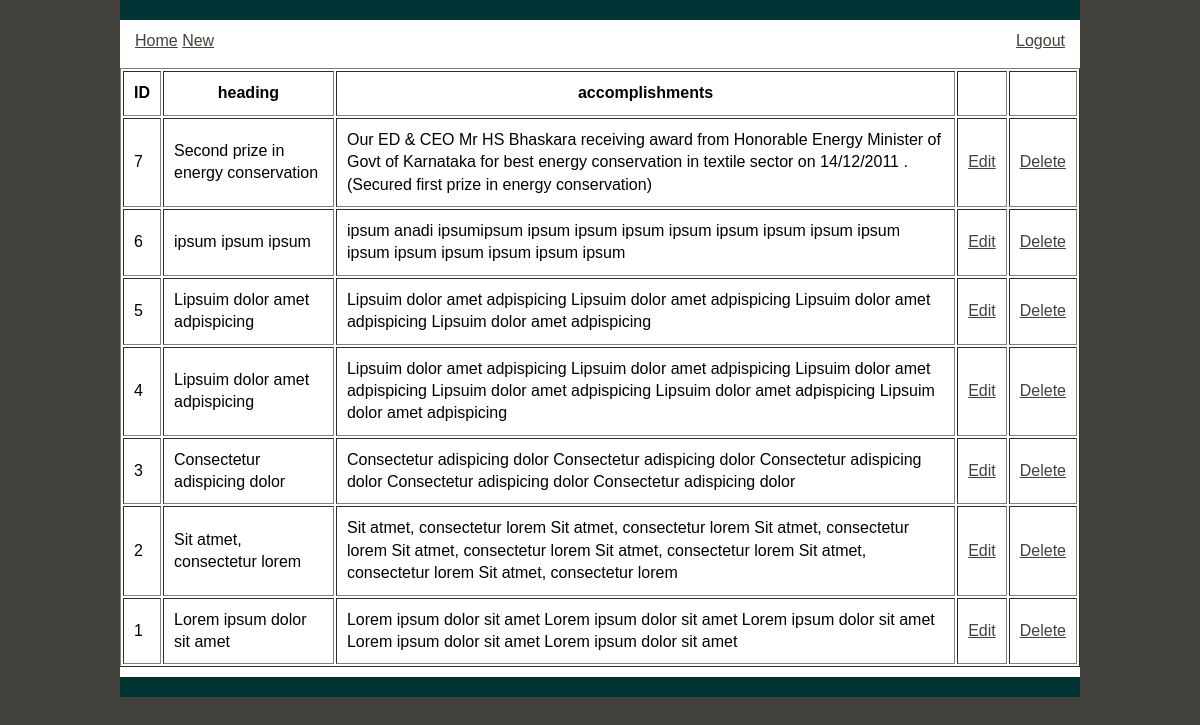
/admin/accomplishments/accomplishments.php (signed in), run on the app's committed database.
### tables this page shows
CREATE TABLE IF NOT EXISTS `accomplishments` (
  `sysid` int(10) NOT NULL AUTO_INCREMENT,
  `name` varchar(100) NOT NULL,
  `heading` text NOT NULL,
  `content` text NOT NULL,
  PRIMARY KEY (`sysid`),
  UNIQUE KEY `name` (`name`)
);

### admin/accomplishments/accomplishments.php (the view, shortened to what this page needs)
<!DOCTYPE html PUBLIC "-//W3C//DTD XHTML 1.0 Transitional//EN" "http://www.w3.org/TR/xhtml1/DTD/xhtml1-transitional.dtd">
<html xmlns="http://www.w3.org/1999/xhtml">
<head>
<link href="accomplishments.css" rel="stylesheet" type="text/css" />
</head>
<body>
<div class="container">
  <div class="header"> </div>
  <div class="content">
  <p><a href="../home.php">Home</a>    <a href="./new.php">New</a><a style="float:right;" href="../logout.php">Logout</a></p>
   <?php
        $result = mysql_query("SELECT * FROM accomplishments ORDER BY sysid desc")
                or die(mysql_error());
        echo "<table border='1' cellpadding='10'>";
        echo "<tr> <th>ID</th> <th>heading</th> <th>accomplishments</th> <th></th> <th></th></tr>";
        while($row = mysql_fetch_array( $result )) {
                echo "<tr>";
                echo '<td>' . $row['sysid'] . '</td>';
                echo '<td>' . $row['heading'] . '</td>';
                echo '<td>' . $row['content'] . '</td>';
                echo '<td><a href="edit.php?id=' . $row['sysid'] . '">Edit</a></td>';
                echo '<td><a href="delete.php?id=' . $row['sysid'] . '" onclick="return confirm(\'Confirm delete?\');" >Delete</a></td>';
                echo "</tr>";
        }
        echo "</table>";
?></div>
  <div class="footer"></div>
  </div>
</body>
</html>

### admin/accomplishments/accomplishments.css (style rules this page uses)
body { font: 100%/1.4 Verdana, Arial, Helvetica, sans-serif; background-color: #42413C; margin: 0; padding: 0; color: #000; }
h1, h2, h3, h4, h5, h6, p { margin-top: 0; padding-right: 15px; padding-left: 15px; }
a:link { color: #42413C; text-decoration: underline; }
.container { width: 960px; background-color: #FFF; margin: 0 auto; }
.header { padding: 10px 0; background-color: #033; }
.content { padding: 10px 0; }
.footer { padding: 10px 0; background-color: #033; }

### data on the page
accomplishments: sysid "7", heading "Second prize in energy conservation", content "Our ED & CEO Mr HS Bhaskara receiving award from Honorable Energy Minister of Govt of Karnataka for best energy conservation in textile sector on 14/12/2011 . (Secured first prize in energy conservation)"
accomplishments: sysid "6", heading "ipsum ipsum ipsum", content "ipsum anadi ipsumipsum ipsum ipsum ipsum ipsum ipsum ipsum ipsum ipsum ipsum ipsum ipsum ipsum ipsum ipsum"
accomplishments: sysid "5", heading "Lipsuim dolor amet adpispicing", content "Lipsuim dolor amet adpispicing Lipsuim dolor amet adpispicing Lipsuim dolor amet adpispicing Lipsuim dolor amet adpispicing"
accomplishments: sysid "4", heading "Lipsuim dolor amet adpispicing", content "Lipsuim dolor amet adpispicing Lipsuim dolor amet adpispicing Lipsuim dolor amet adpispicing Lipsuim dolor amet adpispicing Lipsuim dolor amet adpispicing Lipsuim dolor amet adpispicing"
accomplishments: sysid "3", heading "Consectetur adispicing dolor", content "Consectetur adispicing dolor Consectetur adispicing dolor Consectetur adispicing dolor Consectetur adispicing dolor Consectetur adispicing dolor"
accomplishments: sysid "2", heading "Sit atmet, consectetur lorem", content "Sit atmet, consectetur lorem Sit atmet, consectetur lorem Sit atmet, consectetur lorem Sit atmet, consectetur lorem Sit atmet, consectetur lorem Sit atmet, consectetur lorem Sit atmet, consectetur lorem"
accomplishments: sysid "1", heading "Lorem ipsum dolor sit amet", content "Lorem ipsum dolor sit amet Lorem ipsum dolor sit amet Lorem ipsum dolor sit amet Lorem ipsum dolor sit amet Lorem ipsum dolor sit amet"
